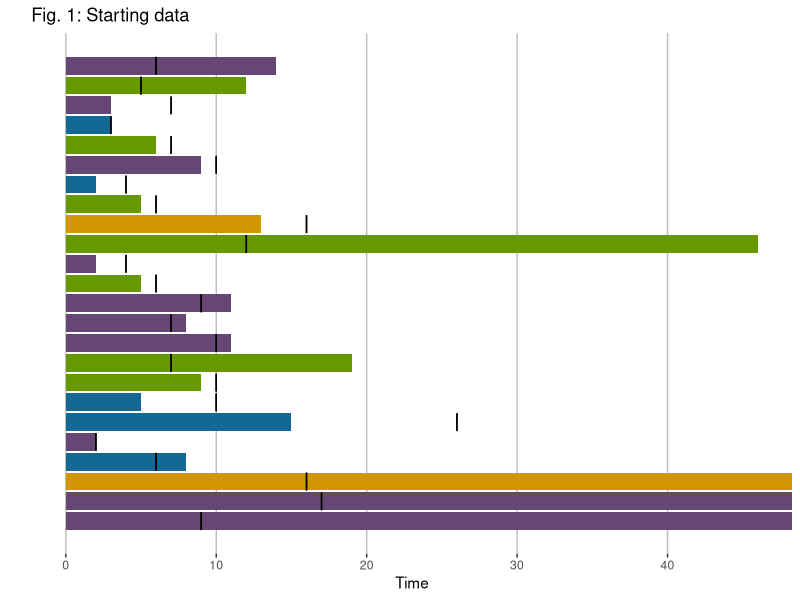
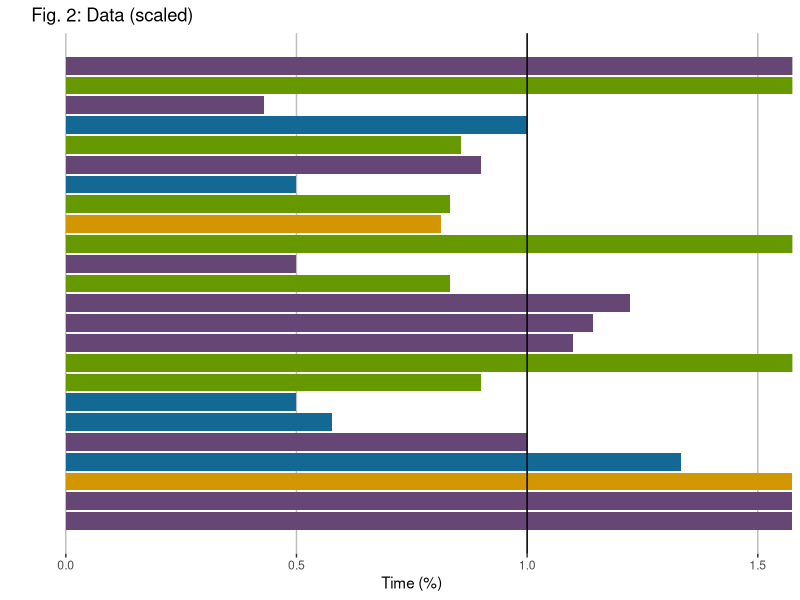
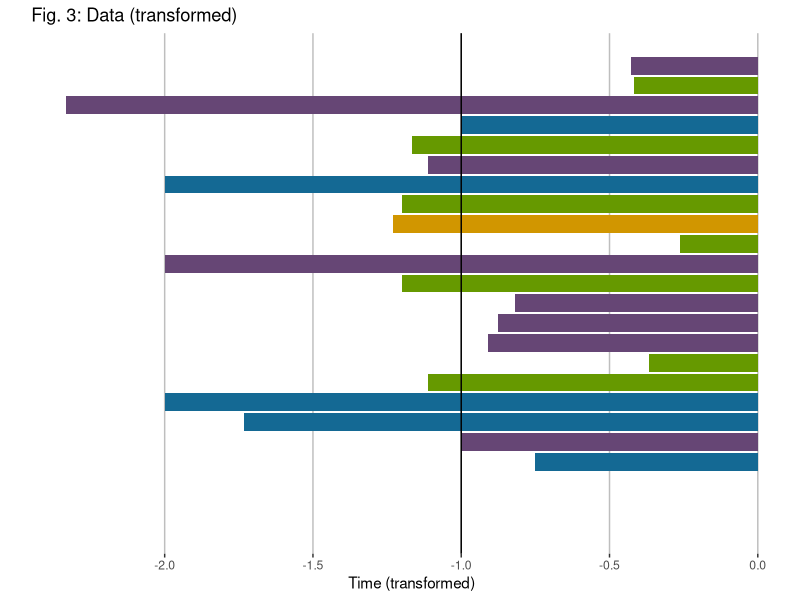
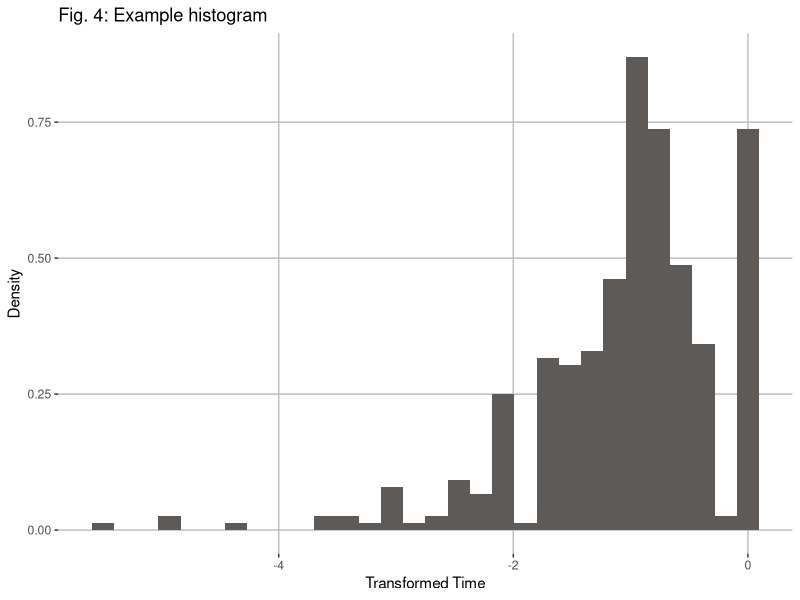
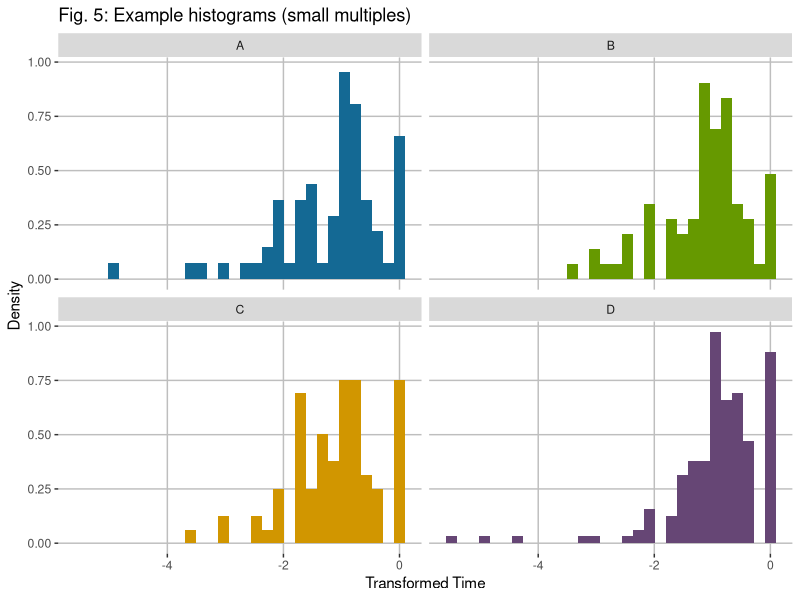
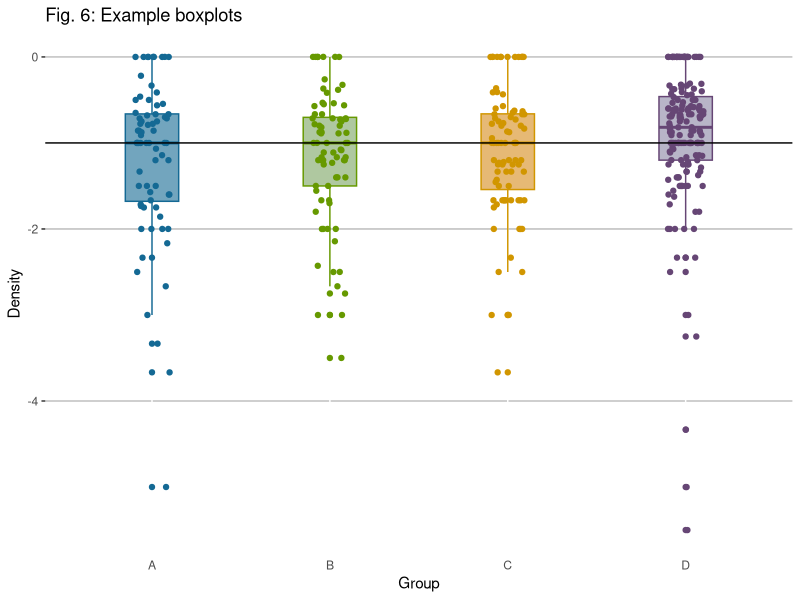

These figures' R source, in order:
## ---- chunk 1
knitr::opts_chunk$set(echo = FALSE, warning = FALSE, message = FALSE)
library(tidyverse)
set.seed(1)
# First, we generate our bogus data.
n_items <- 400
groups <- c("A", "B", "C", "D")
# Tasks are assigned to groups in a 20 20 20 40 ratio
group_column <- sample(groups, n_items, replace = T, prob = c(.2, .2, .2, .4))
# Tasks generally have estimates lognormally distributed around ~7 days, st dev ~1.6 days
estimates_column <- round(rlnorm(n_items, mean = 2, sd = .5))
# Task completion times are lognormally distributed about their estimate, st dev ~1 days
actual_column <- round(sapply(estimates_column, function(x) {rlnorm(1, mean = log(x), sd = .5)}))
# Any given task has a 15% chance of being still incomplete
actual_column <- actual_column * (1 - rbinom(n_items, 1, .15))

data <- data.frame(group_column, estimates_column, actual_column) %>%
# To actually simulate the situation properly, let's assign Inf to the incompletes
  mutate(actual_column = ifelse(actual_column == 0, Inf, actual_column))
## ---- chunk 2
# Let's just look at the data, first; plot an excerpt of it
# pre-compute graph window size:
window_max <- (data %>% mutate(index = row_number()) %>% filter(index < 25, is.finite(actual_column)) %>% summarize(max = max(actual_column)))$max
data %>% mutate(index = row_number()) %>% filter(index < 25) %>% ggplot(aes(x = index, y = actual_column, fill = group_column)) + geom_bar(stat = 'identity') + geom_errorbar(aes(ymin = estimates_column, ymax = estimates_column)) + coord_flip(ylim = c(0, window_max)) + labs(title = "Fig. 1: Starting data", x = "", y = "Time") + theme(legend.position = 'none', panel.background = element_blank(), axis.ticks.y = element_blank(), axis.text.y = element_blank(), panel.grid.major.x = element_line(color = 'grey')) + scale_fill_manual(values = c("#146994", "#669900", "#D19600", "#664675"))

# The infinite cases go off the right hand side of this graph. How to handle?
## ---- chunk 3
# Step 1 of our data transformation: scale everything by estimated time first
data_scaled <- data %>% mutate(completion_scaled = actual_column / estimates_column) %>% select(group_column, completion_scaled)

# The same plot from before, but now with everything scaled
data_scaled %>% mutate(index = row_number()) %>% filter(index < 25) %>% ggplot(aes(x = index, y = completion_scaled, fill = group_column)) + geom_bar(stat = 'identity') + geom_hline(yintercept = 1) + coord_flip(ylim = c(0, 1.5)) + labs(title = "Fig. 2: Data (scaled)", x = "", y = "Time (%)") + theme(legend.position = 'none', panel.background = element_blank(), axis.ticks.y = element_blank(), axis.text.y = element_blank(), panel.grid.major.x = element_line(color = 'grey')) + scale_fill_manual(values = c("#146994", "#669900", "#D19600", "#664675"))
## ---- chunk 4
# Now: we want to keep the ordering: projects that are still in progress are at one extreme (+), and projects that have finished are at the other (-)-- with faster projects (scaled by estimate) representing more negative quantities.
# The trick is to flip this around: it's exceedingly rare, if not impossible, for a project to finish in 0 time; while in progress projects are a common occurence
# So the operation 1/x does the trick
# However, 1/x will flip the order as well: 1 < 2, but 1/1 > 1/2
# If order matters, then we use -1/x to preserve the order. Otherwise, keep in mind that smaller values <-> more time taken now.
data_transformed <- data_scaled %>% mutate(completion_transformed = -1 / completion_scaled) %>% select(group_column, completion_transformed)
data_transformed %>% mutate(index = row_number()) %>% filter(index < 25) %>% ggplot(aes(x = index, y = completion_transformed, fill = group_column)) + geom_bar(stat = 'identity') + geom_hline(yintercept = -1) + coord_flip() + labs(title = "Fig. 3: Data (transformed)", x = "", y = "Time (transformed)") + theme(legend.position = 'none', panel.background = element_blank(), axis.ticks.y = element_blank(), axis.text.y = element_blank(), panel.grid.major.x = element_line(color = 'grey')) + scale_fill_manual(values = c("#146994", "#669900", "#D19600", "#664675"))
## ---- chunk 5
data_transformed %>% ggplot(aes(x = completion_transformed)) + geom_histogram(aes(y = ..density..), fill = '#5D5A58') + labs(title = "Fig. 4: Example histogram", x = "Transformed Time", y = "Density") + theme(legend.position = 'none', panel.background = element_blank(), panel.grid.major = element_line(color = 'grey'))
## ---- chunk 6
data_transformed %>% ggplot(aes(x = completion_transformed, fill = group_column)) + geom_histogram(aes(y = ..density..)) + facet_wrap(~group_column) + labs(title = "Fig. 5: Example histograms (small multiples)", x = "Transformed Time", y = "Density") + theme(legend.position = 'none', panel.background = element_blank(), panel.grid.major = element_line(color = 'grey')) + scale_fill_manual(values = c("#146994", "#669900", "#D19600", "#664675"))
## ---- chunk 7
# The same information, but in boxplot form
data_transformed %>% ggplot(aes(x = group_column, y = completion_transformed, color = group_column, fill = group_column)) + geom_boxplot(width = .3) + geom_jitter(width = .1) + geom_hline(yintercept = -1, color = 'black') + labs(title = "Fig. 6: Example boxplots", x = "Group", y = "Density") + theme(legend.position = 'none', panel.background = element_blank(), panel.grid.major.y = element_line(color = 'grey'), axis.ticks.x = element_blank()) + scale_color_manual(values = c("#146994", "#669900", "#D19600", "#664675")) + scale_fill_manual(values = c("#72A5BE", "#AFC8A0", "#E6B975", "#B8B5C8"))
